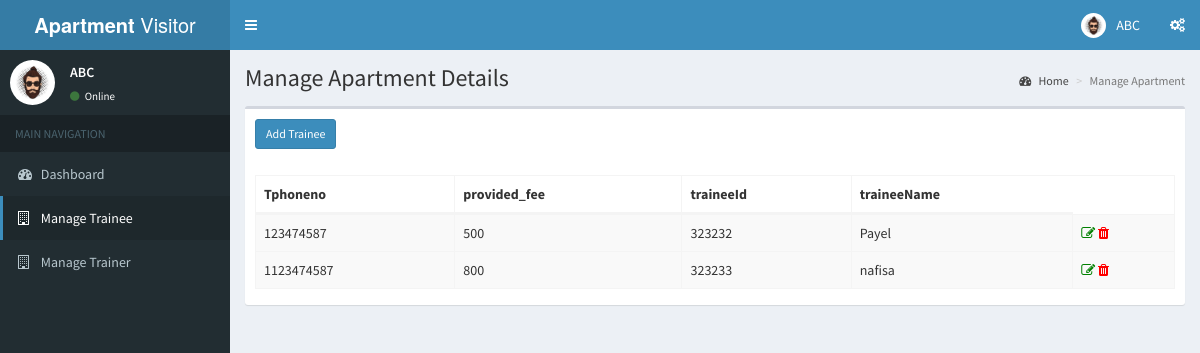
Screenshot of /trainee.php (signed in) with the database file from the repository.
### tables this page shows
create table trainee(
        Tphoneno int(11),
        provided_fee int(5),
        traineeId int(6) not null,
        traineeName varchar(20),
        primary key(traineeId)
);

### trainee.php (the view, shortened to what this page needs)
<?php
  include('includes/dbconn.php');
  if (strlen($_SESSION['avmsaid']==0)) {
   header('location:logout.php');
   } else {
?>
<!DOCTYPE html>
<html>
<head>
  <link rel="stylesheet" href="bower_components/bootstrap/dist/css/bootstrap.min.css">
  <link rel="stylesheet" href="bower_components/font-awesome/css/font-awesome.min.css">
  <link rel="stylesheet" href="bower_components/Ionicons/css/ionicons.min.css">
  <link rel="stylesheet" href="dist/css/AdminLTE.min.css">
  <link rel="stylesheet" href="dist/css/skins/_all-skins.min.css">
  <link rel="stylesheet" href="bower_components/datatables.net-bs/css/dataTables.bootstrap.min.css">
</head>
<body class="hold-transition skin-blue sidebar-mini">
<div class="wrapper">
    <?php include 'includes/header.php'?>
    <?php $page='trainee'; include 'includes/sidebar2.php'?>
  <div class="content-wrapper">
    <section class="content-header">
      <h1>
        Manage Apartment Details
      </h1>
      <ol class="breadcrumb">
        <li><a href="dashboard2.php"><i class="fa fa-dashboard"></i> Home</a></li>
        <li class="active">Manage Apartment</li>
      </ol>
    </section>
    <section class="content">
    <div class="row">
        <div class="col-xs-12">
          <div class="box">
            <div class="box-header">
              <h3 class="box-title"><a href="add-trainee.php"><button type="button" class="btn btn-block btn-primary btn-sm">Add Trainee</button></a></h3>
            </div>
            <div class="box-body">
              <table id="example1" class="table table-bordered table-hover table-striped">
                <thead>
                <tr>
                <th>Tphoneno</th>
                  <th>provided_fee</th>
                  <th>traineeId</th>
                  <th>traineeName</th>
                </tr>
                </thead>
                <?php
                $ret=mysqli_query($con,"SELECT * from trainee;");
                while ($row=mysqli_fetch_array($ret)) {
                ?>
                <tbody>
                <tr>
                  <td><?php echo $row['Tphoneno'];?></td>
                  <td><?php echo $row['provided_fee'];?></td>
                  <td><?php echo $row['traineeId'];?></td>
                  <td><?php echo $row['traineeName'];?></td>
                  <td><a href="edit-apartment.php?editid=<?php echo $row['ID'];?>" title="View Full Details"><i class="fa fa-edit" style="color:green;"></i></a>
                  <a href="remove-apartment.php?editid=<?php echo $row['ID'];?>" title="View Full Details"><i class="fa fa-trash" style="color:red;"></i></a></td>
                </tr>
                <?php
                }?>
                </tbody>
              </table>
            </div>
          </div>
        </div>
      </div>
    </section>
  </div>
</div>
</body>
</html>
<?php } ?>

### rows the page displays
trainee: Tphoneno "123474587", provided_fee "500", traineeId "323232", traineeName "Payel"
trainee: Tphoneno "1123474587", provided_fee "800", traineeId "323233", traineeName "nafisa"

### other values shown
$name "ABC"
